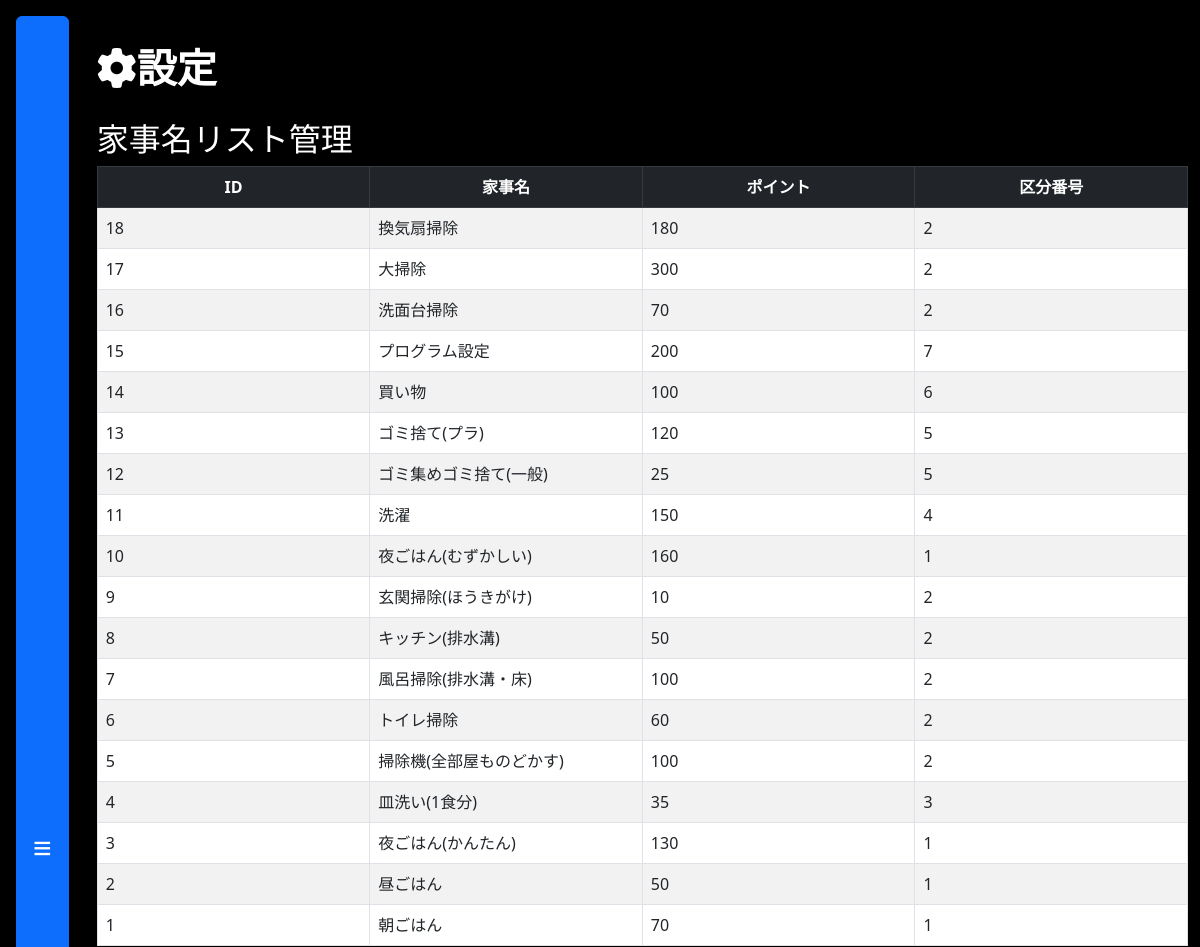
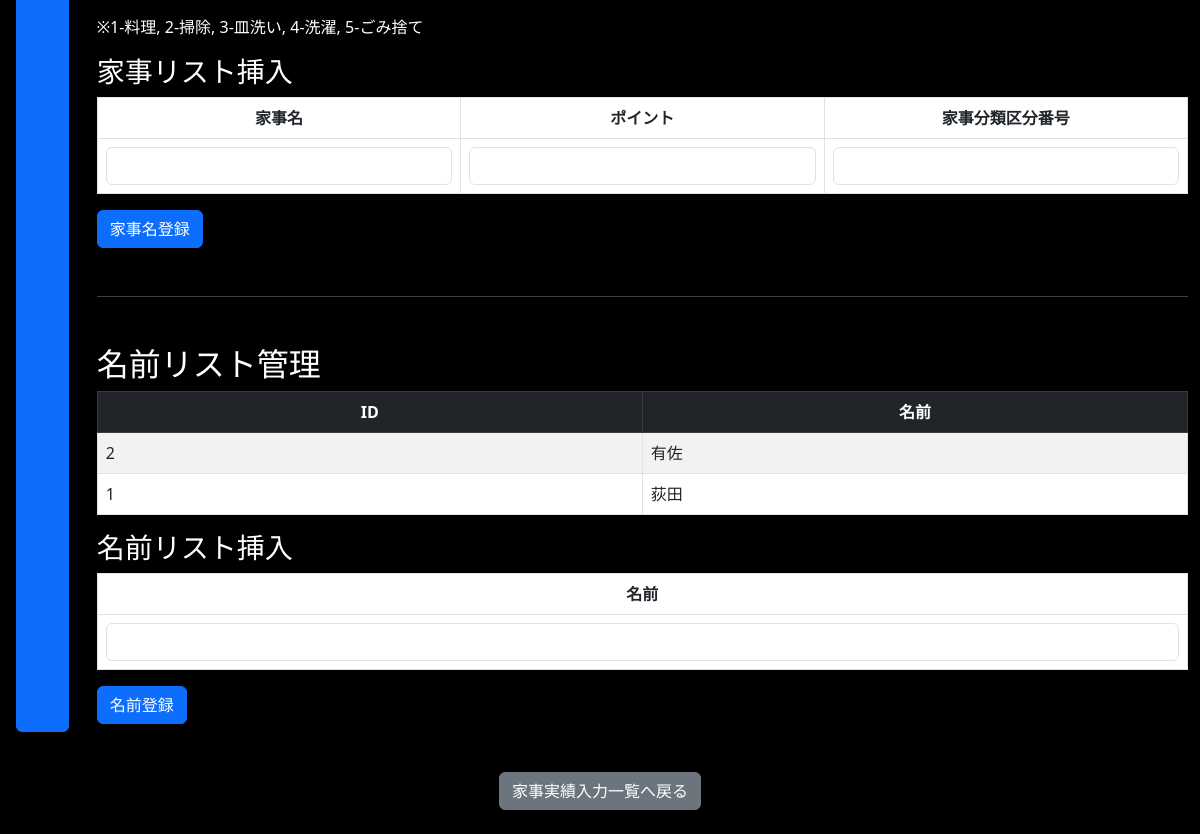
Screenshot of /option with the database file from the repository (2 pictures, top to bottom).
### tables this page shows
CREATE TABLE "workList"(work_id INTEGER PRIMARY KEY AUTOINCREMENT, workName text, workNamePoint text,家事分類区分番号 INTEGER);

CREATE TABLE "nameList" (
	"name_id"	INTEGER,
	"name"	text,
	PRIMARY KEY("name_id" AUTOINCREMENT)
);

### flaskr/main.py (the view)
@app.route('/option')
def option():
    con = sqlite3.connect(DATABASE)
    db_workList = con.execute('SELECT * FROM workList ORDER BY work_id desc').fetchall()
    con.close()
    workList = []
    for row in db_workList:
        workList.append({'id': row[0], 'workName': row[1], 'workNamePoint': row[2],'家事分類区分番号': row[3]})
    con = sqlite3.connect(DATABASE)
    db_nameList = con.execute('SELECT * FROM nameList ORDER BY name_id desc').fetchall()
    con.close()
    nameList = []
    for row in db_nameList:
        nameList.append({'id': row[0], 'name': row[1]})
    return render_template(
        'option.html',
        workList=workList,
        nameList=nameList
    )

### flaskr/templates/option.html (shortened to what this page needs)
<!DOCTYPE html>
<html lang="ja">
<head>
    <link rel="stylesheet" href="https://cdn.jsdelivr.net/npm/bootstrap@5.3.0/dist/css/bootstrap.min.css">
    <link rel="stylesheet" href="{{ url_for('static', filename='style_Boost.css') }}">
    <link rel="stylesheet" href="https://cdnjs.cloudflare.com/ajax/libs/font-awesome/6.0.0-beta3/css/all.min.css">
</head>
<body class="bg-light">
    <div class="d-flex">
        <button class="btn btn-primary m-3 menu-button" onclick="toggleMenu()">≡</button>
        <div class="container-fluid my-4">
            <h1 class="fas fa-cog text-center mt-4 mb-4">設定</h1>
            <h2 class="mt-2">家事名リスト管理</h2>
            <form method="post" action="{{ url_for('register2') }}">
                {% if workList != [] %}
                <table class="table table-bordered table-striped">
                    <thead class="table-dark">
                        <tr>
                            <th>ID</th>
                            <th>家事名</th>
                            <th>ポイント</th>
                            <th>区分番号</th>
                        </tr>
                    </thead>
                    <tbody>
                        {% for w in workList %}
                        <tr>
                            <td>{{ w.id }}</td>
                            <td>{{ w.workName }}</td>
                            <td>{{ w.workNamePoint }}</td>
                            <td>{{ w.家事分類区分番号 }}</td>
                        </tr>
                        {% endfor %}
                    </tbody>
                </table>
                {% endif %}
            </form>
            <p class="text-muted">※1-料理, 2-掃除, 3-皿洗い, 4-洗濯, 5-ごみ捨て</p>
            <h3>家事リスト挿入</h3>
            <form method="post" action="{{ url_for('register2') }}" onsubmit="return confirmRegistration('workName', 'workNamePoint', '家事分類区分番号')">
                <table class="table table-bordered">
                    <thead>
                        <tr>
                            <th>家事名</th>
                            <th>ポイント</th>
                            <th>家事分類区分番号</th>
                        </tr>
                    </thead>
                    <tbody>
                        <tr>
                            <td><input type="text" name="workName" class="form-control"></td>
                            <td><input type="text" name="workNamePoint" class="form-control"></td>
                            <td><input type="text" name="家事分類区分番号" class="form-control"></td>
                        </tr>
                    </tbody>
                </table>
                <button type="submit" class="btn btn-primary">家事名登録</button>
            </form>
            <hr class="my-5">
            <h2>名前リスト管理</h2>
            <form method="post" action="{{ url_for('register3') }}">
                {% if nameList != [] %}
                <table class="table table-bordered table-striped">
                    <thead class="table-dark">
                        <tr>
                            <th>ID</th>
                            <th>名前</th>
                        </tr>
                    </thead>
                    <tbody>
                        {% for n in nameList %}
                        <tr>
                            <td>{{ n.id }}</td>
                            <td>{{ n.name }}</td>
                        </tr>
                        {% endfor %}
                    </tbody>
                </table>
                {% endif %}
            </form>
            <h3 class="mt-3">名前リスト挿入</h3>
            <form method="post" action="{{ url_for('register3') }}" onsubmit="return confirmRegistration('name')">
                <table class="table table-bordered">
                    <thead>
                        <tr>
                            <th>名前</th>
                        </tr>
                    </thead>
                    <tbody>
                        <tr>
                            <td><input type="text" name="name" class="form-control"></td>
                        </tr>
                    </tbody>
                </table>
                <button type="submit" class="btn btn-primary">名前登録</button>
            </form>
        </div>
    </div>
        <div class="text-center my-4">
            <a href="{{ url_for('index') }}" class="btn btn-secondary">家事実績入力一覧へ戻る</a>
        </div>
</body>
</html>

### flaskr/static/style_Boost.css (style rules this page uses)
body { background-color: black !important; color: white !important; }
.bg-light { background-color: black !important; }
.table { color: white; }
.table-dark { background-color: #333 !important; }
.text-muted { background-color: black !important; color: white !important; }
.table { color: white; width: 100%; table-layout: fixed; border-collapse: collapse; }
.bg-light { color: white; width: 100%; table-layout: fixed; border-collapse: collapse; }
.menu-button { font-size: 2rem; padding: 0.5rem 1rem; }
.table th { writing-mode: horizontal-tb; text-align: center; }

### rows the page displays
workList: id "18", workName "換気扇掃除", workNamePoint "180", 家事分類区分番号 "2"
workList: id "17", workName "大掃除", workNamePoint "300", 家事分類区分番号 "2"
workList: id "16", workName "洗面台掃除", workNamePoint "70", 家事分類区分番号 "2"
workList: id "15", workName "プログラム設定", workNamePoint "200", 家事分類区分番号 "7"
workList: id "14", workName "買い物", workNamePoint "100", 家事分類区分番号 "6"
workList: id "13", workName "ゴミ捨て(プラ)", workNamePoint "120", 家事分類区分番号 "5"
workList: id "12", workName "ゴミ集めゴミ捨て(一般)", workNamePoint "25", 家事分類区分番号 "5"
workList: id "11", workName "洗濯", workNamePoint "150", 家事分類区分番号 "4"
workList: id "10", workName "夜ごはん(むずかしい)", workNamePoint "160", 家事分類区分番号 "1"
workList: id "9", workName "玄関掃除(ほうきがけ)", workNamePoint "10", 家事分類区分番号 "2"
workList: id "8", workName "キッチン(排水溝)", workNamePoint "50", 家事分類区分番号 "2"
workList: id "7", workName "風呂掃除(排水溝・床)", workNamePoint "100", 家事分類区分番号 "2"
workList: id "6", workName "トイレ掃除", workNamePoint "60", 家事分類区分番号 "2"
workList: id "5", workName "掃除機(全部屋ものどかす)", workNamePoint "100", 家事分類区分番号 "2"
workList: id "4", workName "皿洗い(1食分)", workNamePoint "35", 家事分類区分番号 "3"
workList: id "3", workName "夜ごはん(かんたん)", workNamePoint "130", 家事分類区分番号 "1"
workList: id "2", workName "昼ごはん", workNamePoint "50", 家事分類区分番号 "1"
workList: id "1", workName "朝ごはん", workNamePoint "70", 家事分類区分番号 "1"
nameList: id "2", name "有佐"
nameList: id "1", name "荻田"
